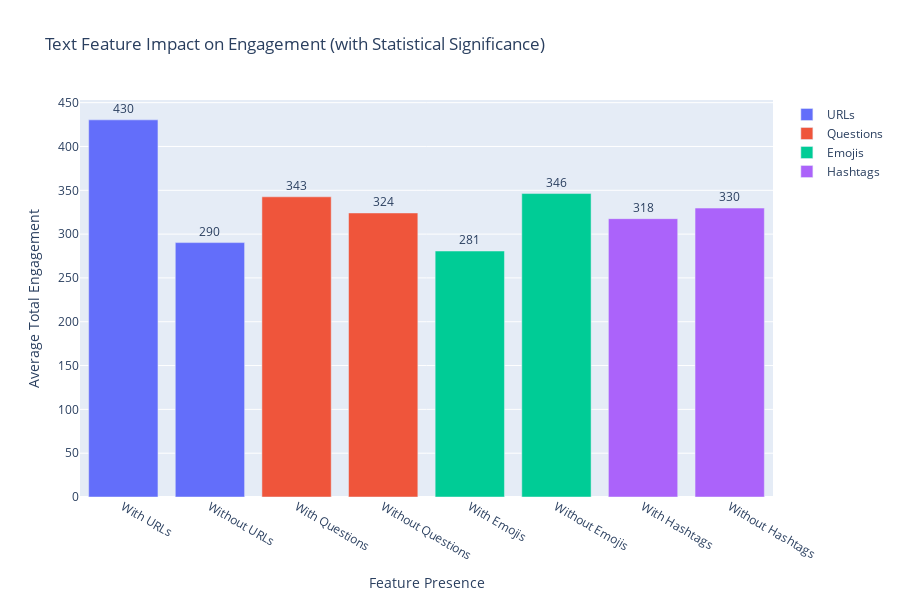

Write notebook code for a chart like this one.
### Code cell
# Visualize text feature impact with significance markers
fig = go.Figure()

for idx, row in text_features_df.iterrows():
    fig.add_trace(go.Bar(
        x=[f"With {row['Feature']}", f"Without {row['Feature']}"],
        y=[row['With_Feature_Mean'], row['Without_Feature_Mean']],
        name=row['Feature'],
        text=[f"{row['With_Feature_Mean']:.0f}", f"{row['Without_Feature_Mean']:.0f}"],
        textposition='outside'
    ))

fig.update_layout(
    title='Text Feature Impact on Engagement (with Statistical Significance)',
    xaxis_title='Feature Presence',
    yaxis_title='Average Total Engagement',
    barmode='group',
    height=600
)

fig.show()

# Display static image for GitHub preview
from IPython.display import Image, display
import plotly.io as pio
try:
    img_bytes = pio.to_image(fig, format="png", width=1200, height=700)
    display(Image(img_bytes))
except Exception as e:
    print("Install kaleido: pip install kaleido")
fig.write_html('../output/figures/text_features_impact_statistical.html')

### Figure 1 — Plotly figure (JSON) as saved in the notebook; plotly's stock layout.template omitted (floating-point values rounded to 4 significant figures)
{"data": [{"name": "URLs", "text": ["430", "290"], "textposition": "outside", "type": "bar", "x": ["With URLs", "Without URLs"], "y": [430.4, 290.3]}, {"name": "Questions", "text": ["343", "324"], "textposition": "outside", "type": "bar", "x": ["With Questions", "Without Questions"], "y": [342.6, 324.1]}, {"name": "Emojis", "text": ["281", "346"], "textposition": "outside", "type": "bar", "x": ["With Emojis", "Without Emojis"], "y": [280.7, 346.3]}, {"name": "Hashtags", "text": ["318", "330"], "textposition": "outside", "type": "bar", "x": ["With Hashtags", "Without Hashtags"], "y": [317.6, 329.7]}], "layout": {"barmode": "group", "height": 600, "title": {"text": "Text Feature Impact on Engagement (with Statistical Significance)"}, "xaxis": {"title": {"text": "Feature Presence"}}, "yaxis": {"title": {"text": "Average Total Engagement"}}}}
